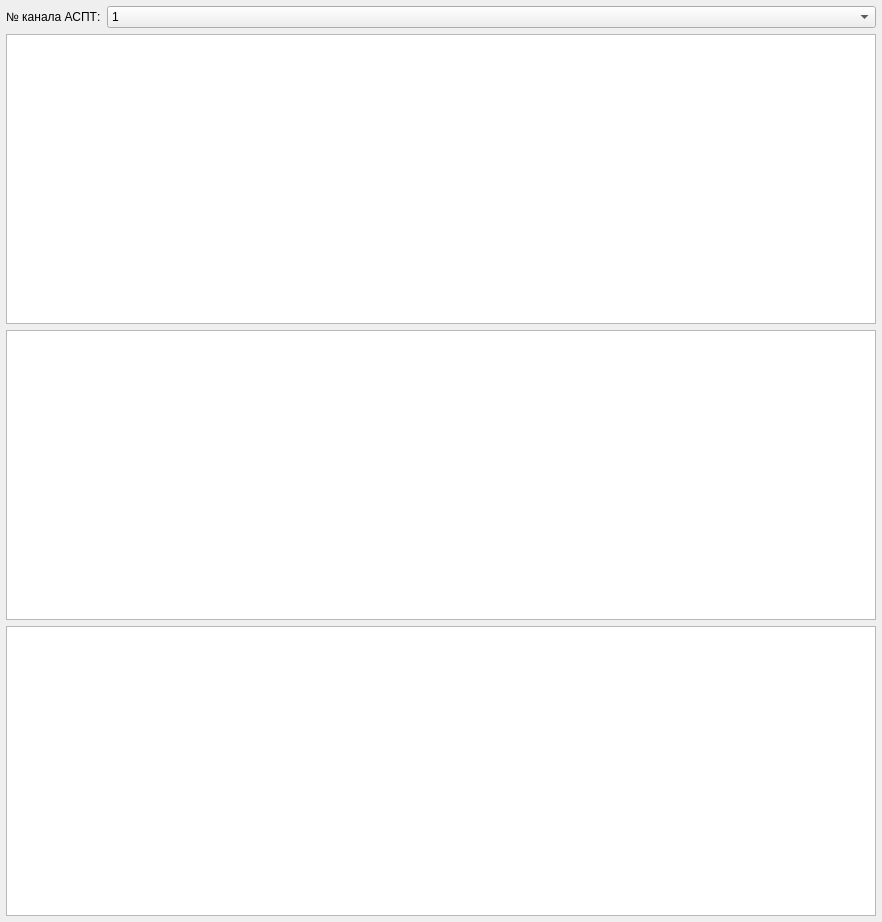
<?xml version="1.0" encoding="UTF-8"?>
<ui version="4.0">
 <class>TabCharts</class>
 <widget class="QWidget" name="TabCharts">
  <property name="geometry">
   <rect>
    <x>0</x>
    <y>0</y>
    <width>882</width>
    <height>922</height>
   </rect>
  </property>
  <property name="windowTitle">
   <string>Form</string>
  </property>
  <layout class="QGridLayout" name="gridLayout">
   <property name="leftMargin">
    <number>6</number>
   </property>
   <property name="topMargin">
    <number>6</number>
   </property>
   <property name="rightMargin">
    <number>6</number>
   </property>
   <property name="bottomMargin">
    <number>6</number>
   </property>
   <item row="0" column="0">
    <widget class="QLabel" name="label_13">
     <property name="sizePolicy">
      <sizepolicy hsizetype="Maximum" vsizetype="Preferred">
       <horstretch>0</horstretch>
       <verstretch>0</verstretch>
      </sizepolicy>
     </property>
     <property name="text">
      <string>№ канала АСПТ:</string>
     </property>
    </widget>
   </item>
   <item row="0" column="1">
    <widget class="QComboBox" name="cbxPlot">
     <item>
      <property name="text">
       <string>1</string>
      </property>
     </item>
     <item>
      <property name="text">
       <string>2</string>
      </property>
     </item>
     <item>
      <property name="text">
       <string>3</string>
      </property>
     </item>
     <item>
      <property name="text">
       <string>4</string>
      </property>
     </item>
     <item>
      <property name="text">
       <string>5</string>
      </property>
     </item>
     <item>
      <property name="text">
       <string>6</string>
      </property>
     </item>
     <item>
      <property name="text">
       <string>7</string>
      </property>
     </item>
     <item>
      <property name="text">
       <string>8</string>
      </property>
     </item>
     <item>
      <property name="text">
       <string>9</string>
      </property>
     </item>
     <item>
      <property name="text">
       <string>10</string>
      </property>
     </item>
     <item>
      <property name="text">
       <string>11</string>
      </property>
     </item>
     <item>
      <property name="text">
       <string>12</string>
      </property>
     </item>
     <item>
      <property name="text">
       <string>13</string>
      </property>
     </item>
     <item>
      <property name="text">
       <string>14</string>
      </property>
     </item>
     <item>
      <property name="text">
       <string>15</string>
      </property>
     </item>
     <item>
      <property name="text">
       <string>16</string>
      </property>
     </item>
    </widget>
   </item>
   <item row="1" column="0" colspan="2">
    <widget class="QChartView" name="chartView1"/>
   </item>
   <item row="2" column="0" colspan="2">
    <widget class="QChartView" name="chartView2"/>
   </item>
   <item row="3" column="0" colspan="2">
    <widget class="QChartView" name="chartView3"/>
   </item>
  </layout>
 </widget>
 <customwidgets>
  <customwidget>
   <class>QChartView</class>
   <extends>QGraphicsView</extends>
   <header location="global">QChartView</header>
  </customwidget>
 </customwidgets>
 <resources/>
 <connections/>
</ui>
